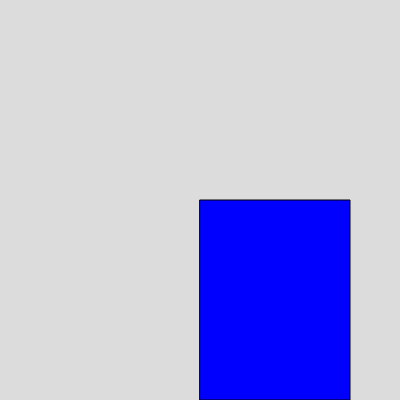
Frame 1 (no input)
Frame 60 (no input): identical to frame 1, image omitted
Frame 120 (the mouse pressed at the canvas centre since frame 60): identical to frame 1, image omitted

The p5.js sketch that drew this single still picture (run headless with seeded random() and noise() and a simulated clock; from frame 60 on, the mouse is pressed at the canvas centre):

// p5.js sketch
// ── sketch.js
function setup() {
  createCanvas(400, 400);
}

function draw() {
  background(220);
  fill("blue")
  rect(200,200, 150, 200);
}
